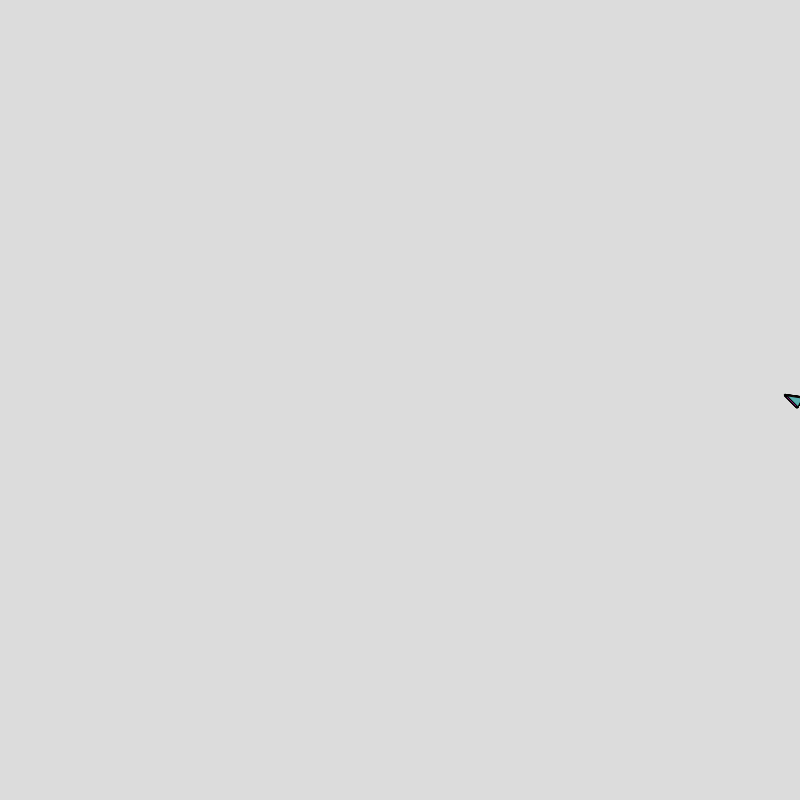
Frame 1 (no input)
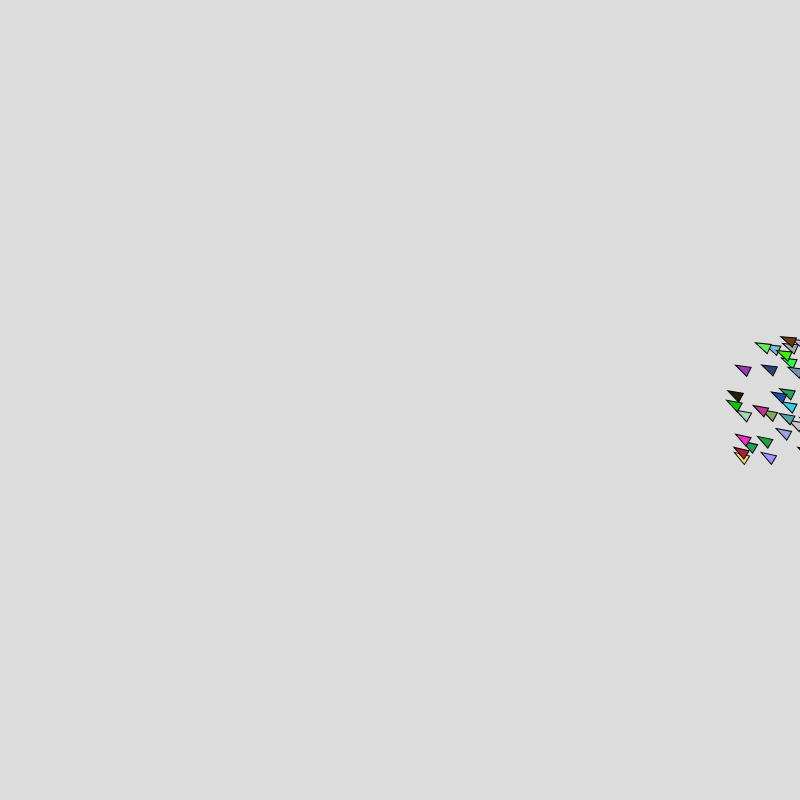
Frame 60 (no input)
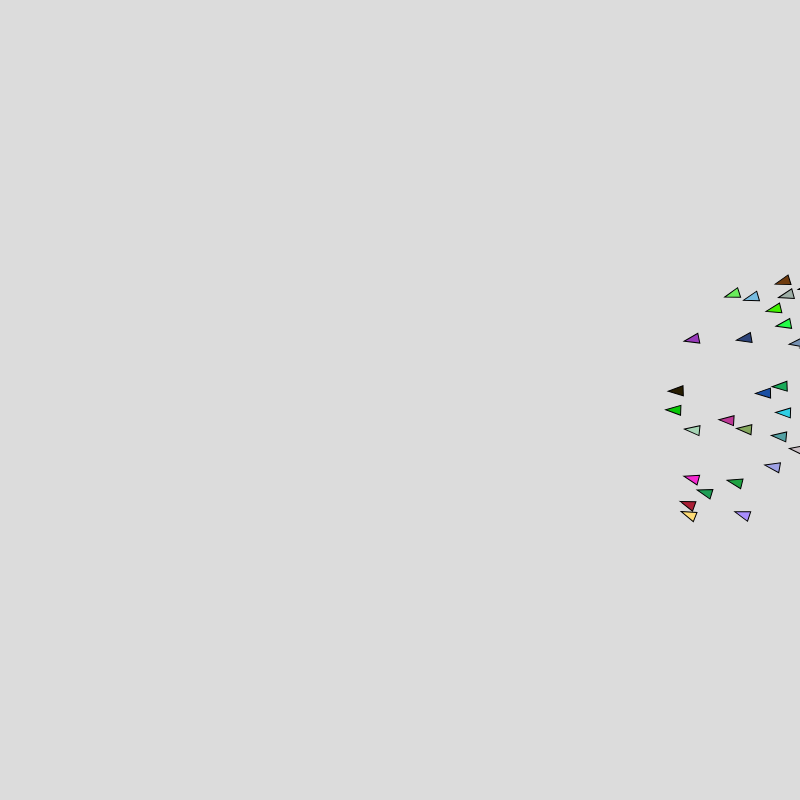
Frame 120 (the mouse pressed at the canvas centre since frame 60)

The p5.js sketch that drew these frames (run headless with seeded random() and noise() and a simulated clock; from frame 60 on, the mouse is pressed at the canvas centre):

// p5.js sketch
// ── sketch.js

let add_button;
let del_button;
let burst_button 

class Shape {
  constructor(xloc, yloc, xdir, ydir, xinc, yinc, colr, sze) {
    this.x = xloc;
    this.y = yloc;
    this.c = colr;
    this.s = sze;
    this.xd = xdir;
    this.yd = ydir;
    this.xi = xinc;
    this.yi = yinc;
    this.f = false;
  }

  freeze() { // This "Freeze" code allows the shapes to be forzen in place 
    let d = dist(this.x, this.y, mouseX, mouseY); 
    if (d <= this.s / 2) {
      this.f = true;
    }
  }
  update() {  // This update code is what allows the delete object button to work in comparison with the this.f constructor 
    if (this.f == true) {
      this.xi = 0;
      this.yi = 0;
    }
  }
  move() { // This move code makes the shapes move by using the this.x, this.xi, and this.xd constructors
    //this.xi = incx;
    //this.yi = incy;
    this.x += this.xi * intensity * this.xd;
    this.y += this.yi * intensity * this.yd;
  }

  display() { // The display area shows where the triangles are being built as well as showing were the rotate function works.
    push();
    translate(this.x, this.y);
    let theta = Math.atan2(mouseY-this.y, mouseX-this.x);
    rotate(theta+PI/2);
    fill(this.c);
    beginShape();
    vertex(0, -this.s);
    vertex(this.s / 2, this.s / 2);
    vertex(-this.s / 2, this.s / 2);
    endShape(CLOSE);
    //triangle(0, 0, this.s/2, this.s/2, 0, -this.s);
    pop();
  }
}
let bubb1, bubb2, bubb3; // These are all of my global variables that I have made to use in my code.
let ba = [];
let sz = 10;
let numB = 50;
let sz2 = 50;
let incx = 1;
let incy = 1;
let intensity = 0.5;
let tgtX;
let tgtY;
let sz3 = 15;
let sz4 = 15;

function setup() { // This is my set up, it contains the background, all the buttons and sliders, as well as the inital burst of triangles.
  createCanvas(800, 800);
  print("started sketch");
   
  add_button = createButton("add object");
  add_button.mousePressed(new_object);
  del_button = createButton("delete frozen object");
  del_button.mousePressed(del_object);
  burst_button = createButton("add burst");
  burst_button.mousePressed(new_burst);
  slider = createSlider(1, 5, 2, 0.5);
  createP('the slider changes the speed of the triangles');
  createP('if you hover your mouse over a triangle it will freeze in place');
  angleMode(RADIANS);
   
  sz = 10;
  for (let i = 0; i < numB; i++) {
    ba.push(
      new Shape(
        width - sz / 2,
        height / 2,
        random(-1, 1),
        random(-1, 1),
        0.5,
        0.5,
        randColor(),
        sz
      )
    );
  }
}

function draw() { // The draw function is using the calls with the ba[i]'s that call from every part of the code to make them work.
  background(220);
  intensity = slider.value();
  for (let i = 0; i < ba.length; i++) {
    ba[i].move();
    ba[i].freeze();
    ba[i].update();
    ba[i].display();
  }
}

function randColor() { // This is what randomizes the colours of the 
  return color(random(255), random(255), random(255));
}

function new_object() { // This was the button that allows you ass a new object to the canvas
  ba.push(
    new Shape(
      400,
      400,
      random(-1, 1),
      random(-1, 1),
      0.5,
      0.5,
      randColor(),
      sz2
    )
  );
}
function del_object() { // This was added to let you delete the frozen objects from the canvas 
  for (let i = ba.length-1; i >= 0; i--) {
   if( ba[i].f == true) {
     ba.splice(i, 1);
   }
  }
}

function mousePressed() { // This is how the code knows how to follow the mouse.
  tgtX = mouseX;
  tgtY = mouseY;
  print(tgtX, tgtY);
}

function new_burst() { // This is the button that adds the new burst of small triangles. 
  let sz3 = random(1,800);
  let sz4 = random(1,800);
  for (let i = 0; i < numB; i++) {
    ba.push(
      new Shape(
        width = sz3, 
        height = sz4,
        random(-1, 1),
        random(-1, 1),
        0.5,
        0.5,
        randColor(),
        sz
      )
    );
  }
}
